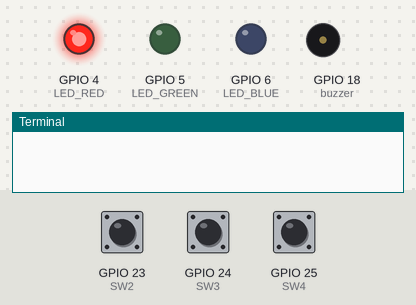
The program below on a simulated Raspberry Pi (BCM pin numbers). On the bench: output pins drawn as LEDs (lit = HIGH), buzzer (waves = sounding), the last lines printed to the terminal. The test bench sets the inputs (shaded band); at power-on: GPIO 23 (SW2) HIGH, GPIO 24 (SW3) HIGH, GPIO 25 (SW4) HIGH. Random numbers come from a fixed seed; the clock reads 2024-03-15 10:24:30 at power-on unless the program sets it. At 16.0 s the program stops and its outputs stay as they are.

Above: at 1.2 s.
1.3 s: GPIO 23 (SW2) pulled LOW for 1 s
At 6.0 s:
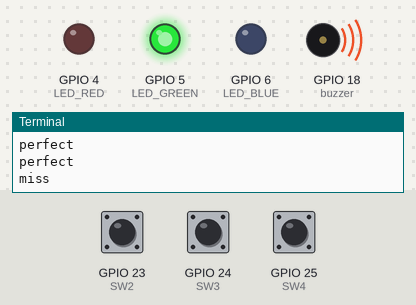
8.4 s: GPIO 23 (SW2) pulled LOW for 0.15 s
At 9.7 s:
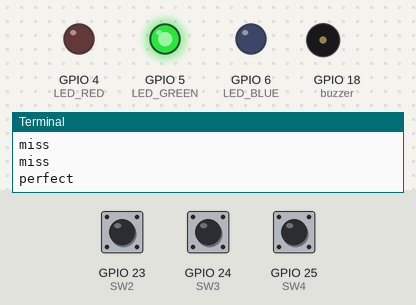
At 11.3 s:
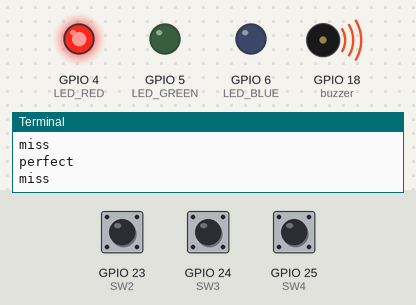
11.5 s: GPIO 23 (SW2) pulled LOW for 3.2 s
Timing chart, 0 to 17.5 s (numbered marks = the images above; inputs shaded):
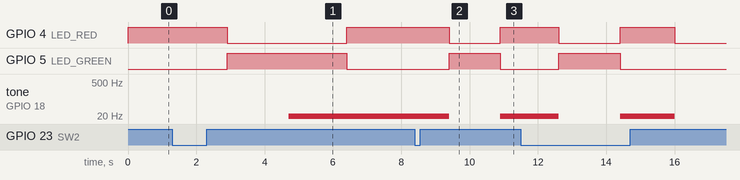

The program:

LKJmission020103.py
```python
import RPi.GPIO as GPIO
import random
import time

# GPIO 핀 번호 설정
LED_RED = 4
LED_GREEN = 5
LED_BLUE = 6
buzzer = 18
SW2 = 23
SW3 = 24
SW4 = 25

# GPIO 핀 모드 설정
GPIO.setmode(GPIO.BCM)
GPIO.setup(LED_RED, GPIO.OUT)
GPIO.setup(LED_GREEN, GPIO.OUT)
GPIO.setup(LED_BLUE, GPIO.OUT)
GPIO.setup(SW2, GPIO.IN)
GPIO.setup(SW3, GPIO.IN)
GPIO.setup(SW4, GPIO.IN)
GPIO.setup(buzzer, GPIO.OUT)

# LED 초기화
GPIO.output(LED_RED, GPIO.LOW)
GPIO.output(LED_GREEN, GPIO.LOW)
GPIO.output(LED_BLUE, GPIO.LOW)

pwm = GPIO.PWM(buzzer, 1.0) #초기 주파수를 1Hz로 설정
pwm.start(0.0) #0으로 설정하여 꺼놓음

total = 0     # 총 점수

randColor = [LED_RED, LED_GREEN, LED_BLUE]

for i in range(10):  # 10회 반복
    judgment = 0 # 판정1 : 버튼을 올바르게 눌렀는지
    judgment2 = 0 # 판정2 : 시간내에 버튼을 눌었는지 아닌지

    # 색 랜덤으로 출력하기
    color = randColor[random.randint(0, 2)]
    # 랜덤 시간 설정하기
    sleep_time = random.uniform(1.0, 2.0)

    GPIO.output(color, GPIO.HIGH)

    start_time = time.time()
    while True:                # 랜덤 시간 만큼 반복
        ret = GPIO.input(SW2)  # 빨강 - SW2
        if ret == 0:
            judgment2 = 1
            if color != LED_RED:
                judgment = 1

        ret = GPIO.input(SW3)  # 초록 - SW3
        if ret == 0:
            judgment2 = 1
            if color != LED_GREEN:
                judgment = 1

        ret = GPIO.input(SW4)  # 파랑 - SW4
        if ret == 0:
            judgment2 = 1
            if color != LED_BLUE:
                judgment = 1

        current_time = time.time()
        if current_time - start_time >= sleep_time: # 지정한 시간이 지나면 종료
            break
        time.sleep(0.1)

    if judgment == 1:     # 틀린 버튼을 누르는 경우
        print("bad")
        pwm.start(5.0)    #틀리면 부저 울림
    elif judgment2 == 0:  # 버튼을 시간내에 누르지 못한 경우
        print("miss")
        pwm.start(5.0)    #틀리면 부저 울림
    else:                 # 시간내에 올바른 버튼을 누른 경우
        total += 1
        print("perfect")
        pwm.start(0.0)

    GPIO.output(color, GPIO.LOW)

print("최종 점수는 "+str(total)+"점")  # 최종 점수 출력

GPIO.cleanup()
```

Measured:
- after the input at 8.4 s, tone on GPIO 18 (buzzer): 1 Hz → silent after 1.0 s, → 1 Hz 1.5 s later
